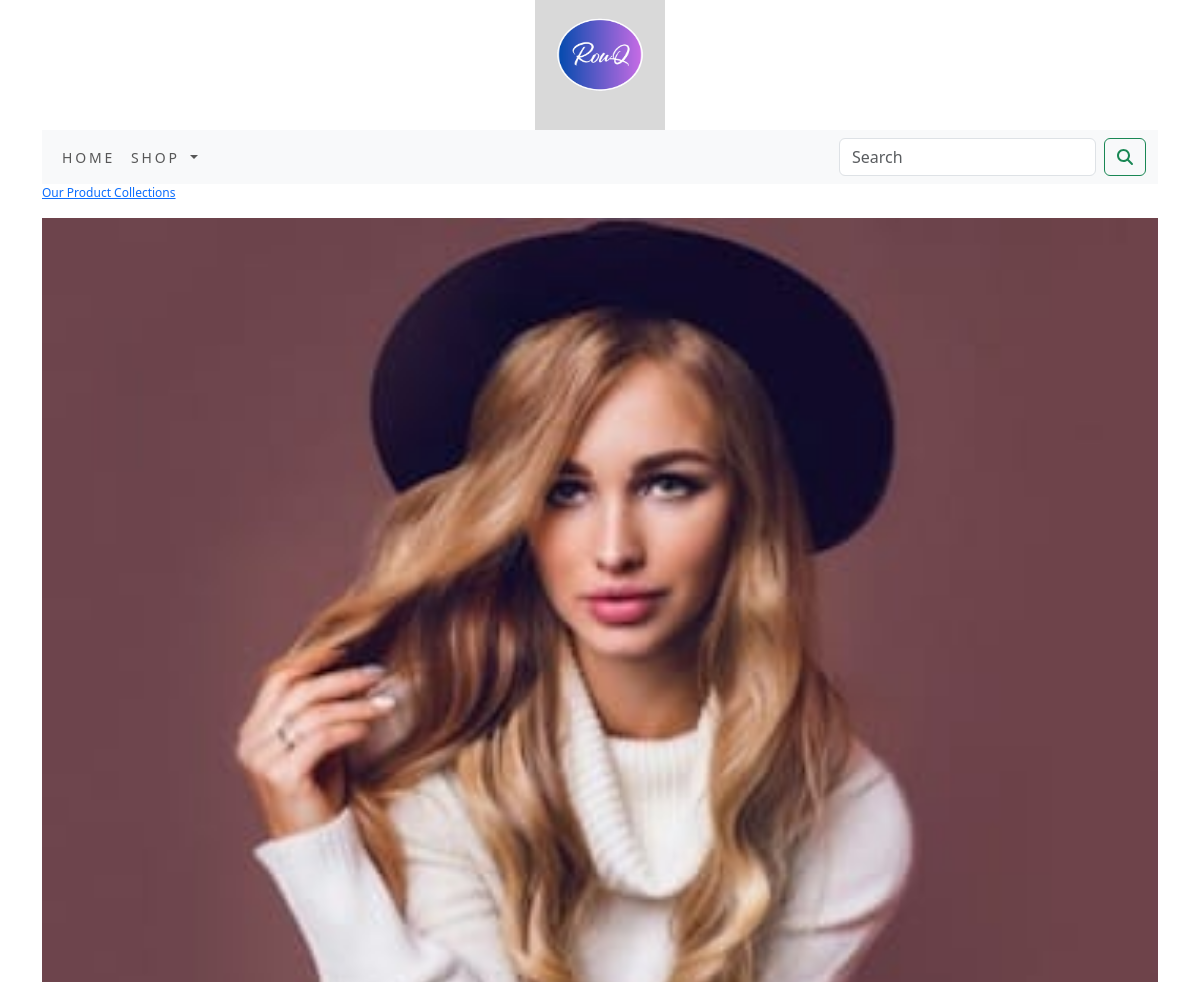
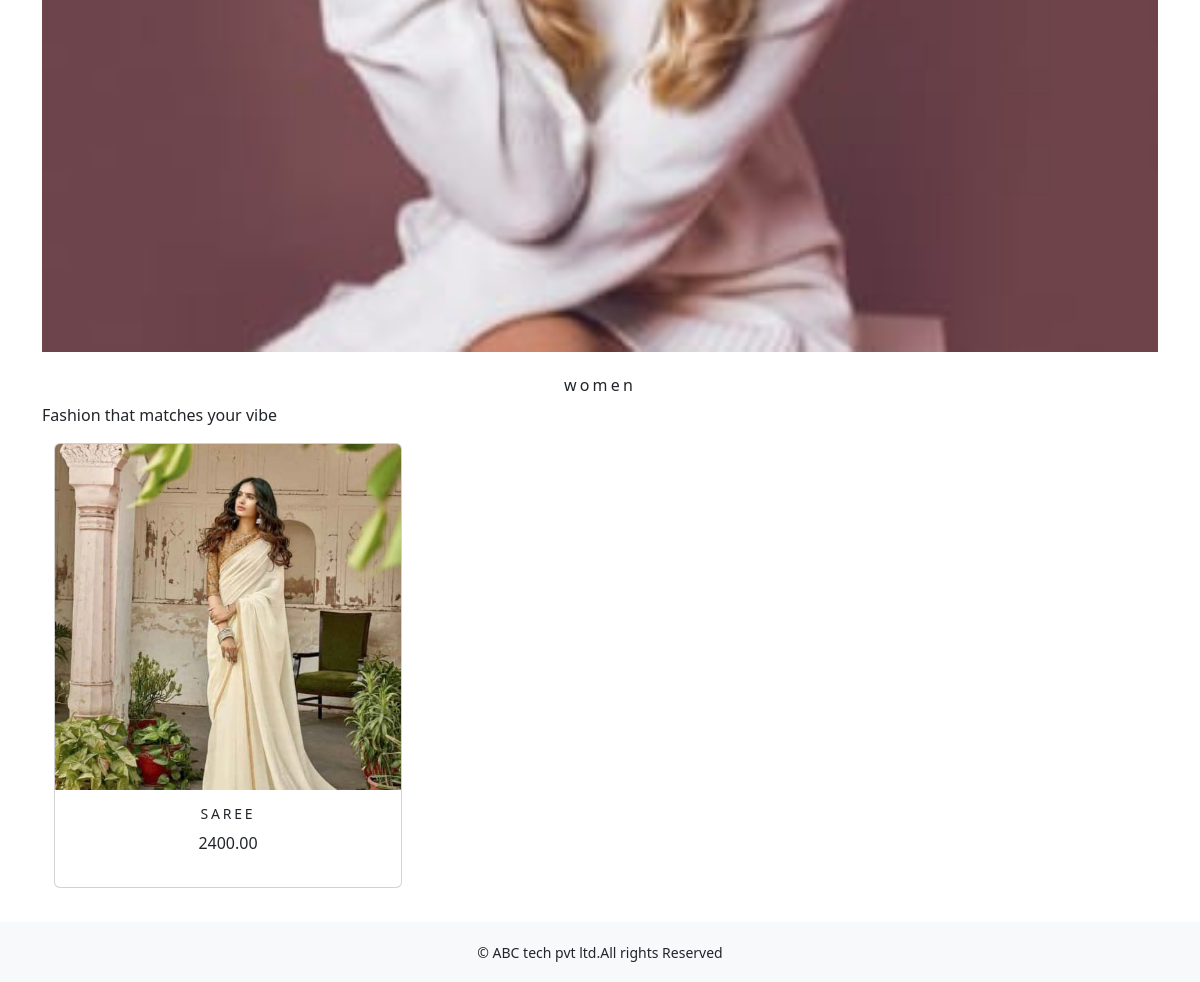
The app's page /shop/women/ with its own data (2 pictures, top to bottom).
### shop/models.py (models this page shows, shortened)
class Category(models.Model):
    name=models.CharField(max_length=250,unique=True)
    slug=models.SlugField(max_length=250,unique=True)
    description=models.TextField(blank=True)
    image=models.ImageField(upload_to='category',blank=True)
    class Meta:
        ordering=('name',)
        verbose_name='category'
        verbose_name_plural='categories'
    def get_url(self):
        return reverse('shop:products_by_category',args=[self.slug])

class Product(models.Model):
    name=models.CharField(max_length=250,unique=True)
    slug=models.SlugField(max_length=250,unique=True)
    description=models.TextField(blank=True)
    price=models.DecimalField(max_digits=10,decimal_places=2)
    category=models.ForeignKey(Category,on_delete=models.CASCADE)
    image=models.ImageField(upload_to='product',blank=True)
    stock=models.IntegerField()
    available=models.BooleanField(default=True)
    created=models.DateTimeField(auto_now_add=True)
    updated=models.DateTimeField(auto_now=True)
    def get_url(self):
        return reverse('shop:prodCatdetail',args=[self.category.slug,self.slug])
    class Meta:
        ordering=('name',)
        verbose_name='product'
        verbose_name_plural='products'

### shop/views.py (the view)
# urls.py: path('',views.allProdCat,name='allProdCat'),
def allProdCat(request,c_slug=None):
    c_page=None
    products_list=None
    if c_slug!=None:
        c_page=get_object_or_404(Category,slug=c_slug)
        products_list=Product.objects.all().filter(category=c_page,available=True)
    else:
        products_list=Product.objects.all().filter(available=True)
    paginator=Paginator(products_list,6)
    try:
        page=int(request.GET.get('page','1'))
    except:
        page=1
    try:
        products=paginator.page(page)
    except (EmptyPage,InvalidPage):
        products=paginator.page(paginator.num_pages)
    return render(request,"category.html",{'category':c_page,'products':products})

### cart/context_processors.py (called while the page is built)
def counter(request):
    item_count=0
    if 'admin' in request.path:
        return {}
    else:
        try:
            cart=Cart.objects.filter(cart_id=_cart_id(request))
            car_items=CartItem.objects.all().filter(cart=cart[:1])
            for cart_item in car_items:
                item_count += cart_item.quantity
        except Cart.DoesNotExist:
            item_count=0
    return dict(item_count=item_count)

### cart/views.py (called while the page is built)
def _cart_id(request):
    cart=request.session.session_key
    if not cart:
        cart=request.session.create()
    return cart

### shop/context_processors.py (called while the page is built)
def menu_links(request):
    links=Category.objects.all()
    return dict(links=links)

### templates/category.html (shortened to what this page needs)
{% extends 'base.html' %}
{% load static %}
{% block content %}
{% if category %}
    <div>
        <div class="row my_row_class" >
            <div class="mx_auto">
            <p><a href="{% url 'shop:allProdCat' %}">Our Product Collections</a> </p>
        </div>
            </div>
    </div>
{% endif %}
<div class="mx_auto">
    {% if category %}
        <img class="my_image" src="{{category.image.url}}" alt="{{category.name}}" height="200px"; width="200px;">
</div>
    <br>
<div>
        <h1 class="text-center my_title">{{category.name}}</h1>
        <p class="text-justify">{{category.description}}</p>
</div>
{% endif %}
<div class="container">
    <div class="row mx_auto">
        {% for product in products.object_list %}
        <div class="my_bottom_margin col-9 col-sm-12 col-md-4 col-lg-4">
            <div class="card text-center" style="min-width:18rem;">
                <a href="{{product.get_url}}"><img class="card-img-top my_image" src="{{product.image.url}}" alt="{{product.name}}" height="200px;" width="200px;"> </a>
            <div class="card-body">
                <h4>{{product.name}}</h4>
                <p>{{product.price}}</p>
            </div>
            </div>
        </div>
        {% endfor %}
    </div>
    <br>
</div>
{% endblock %}

### static/css/custom.css (style rules this page uses)
body { font-family: "Baskervville SC", serif; }
.my_row_class .mx_auto { color:#000; font-size:12px; }
.my_image { width:100%; height:auto; }
.my_title { font-size:16px; text_transform:uppercase; letter-spacing:.2em; }
.my_bottom_margin { margin-bottom:10px; }
.card-body h4 { font-size:14px; text-transform:uppercase; letter-spacing:.2em; }

### records on screen
Category: image (picture), name "women", description "Fashion that matches your vibe"
Product: image (picture), name "SAREE", price "2400.00"
